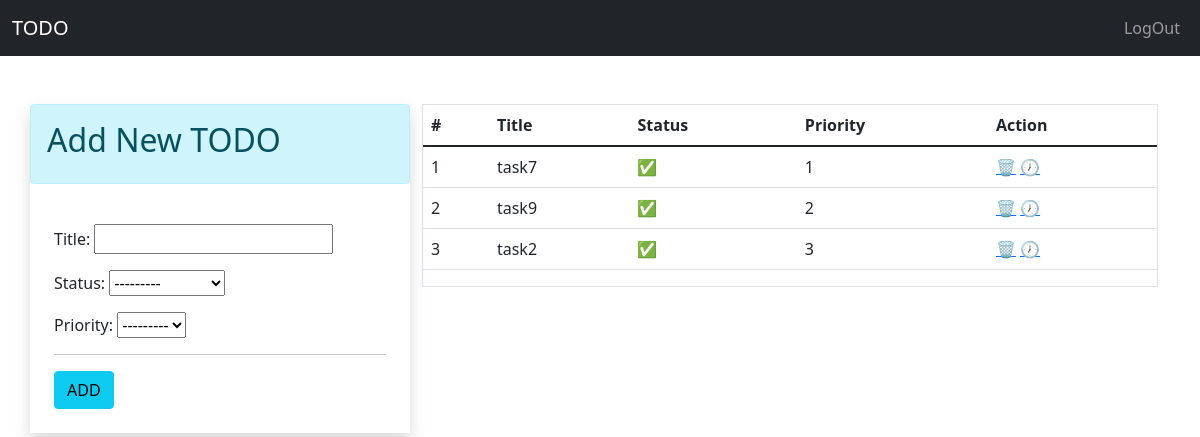
The app's page / (signed in), older data.
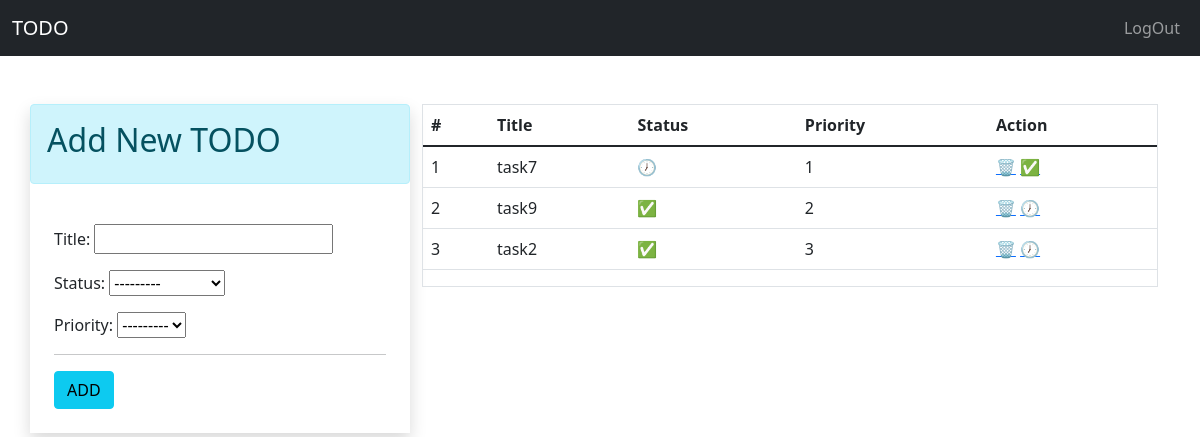
The same page, newer data.
### app/models.py (models this page shows)
class TODO(models.Model):
    status_choices=[
        ('C','COMPLETED'),
        ('P','PENDING'),
    ]
    priority_choices=[
        ('1','1️⃣'),
        ('2','2️⃣'),
        ('3','3️⃣'),
        ('4','4️⃣'),
        ('5','5️⃣'),
        ('6','6️⃣'),
        ('7','7️⃣'),
        ('8','8️⃣'),
        ('9','9️⃣'),
        ('10','🔟'),
]
    title=models.CharField(max_length=50)
    status=models.CharField(max_length=30, choices=status_choices)
    user=models.ForeignKey(User, on_delete=models.CASCADE)
    date=models.DateTimeField(auto_now_add=True)
    priority=models.CharField(max_length=2,choices=priority_choices)

### app/views.py (the view)
# urls.py: 2. Add a URL to urlpatterns:  path('', views.home, name='home')
@login_required(login_url='login')
def home(request):
    if request.user.is_authenticated:
        user=request.user
        form=TODOForm()
        todos=TODO.objects.filter(user=user).order_by('priority')
        return render(request,'index.html',context={'form':form, 'todos':todos})

### app/form.py
class TODOForm(ModelForm):
    class Meta:
        model=TODO
        fields=['title','status','priority']

### templates/index.html (shortened to what this page needs)
{% extends 'base.html' %}
{% block content %}
<div>
  <div class="container pt-4">
    <div class="row p-0 mt-4">
      <div class="col-lg-4 mx-auto shadow p-0">
        <div class="alert alert-info">
          <h2>Add New TODO</h2>
        </div>
          <div class=" p-4">
            <form action="/add-todo/" method="post">
              {{form.as_p}}
              <hr>
              <input type="submit" value="ADD" class="btn btn-info">
            </form>
          </div>
      </div>
      <div class="col">
        <div class="border">
          {% if todos|length == 0 %}
            <div class="p-4">
              <br><br>
              <div class='alert alert-info text-center'>
                <p class="" style="font-size: 30px;">No Todos</p>
              </div>
              <br><br>
            </div>
          {% else %}
          <div>
            <table class="table">
              <thead>
                <tr>
                  <th>#</th>
                  <th>Title</th>
                  <th>Status</th>
                  <th>Priority</th>
                  <th>Action</th>
                </tr>
              </thead>
              <tbody>
                {% for todo in todos %}
                <tr>
                  <td>{{forloop.counter}}</td>
                  <td>{{todo.title}}</td>
                  <td>
                    {% if todo.status == 'C' %}
                      ✅
                    {% else %}
                      🕖
                    {% endif %}
                  </td>
                  <td>{{todo.priority}}</td>
                  <td>
                    <a href="/delete-todo/{{todo.id}}" title="Delete" class="">🗑️</a>
                    {% if todo.status == 'P' %}
                    <a href="/change-status/{{todo.id}}/C" title="Mark Completed" class="">✅</a>
                    {% else %}
                    <a href="/change-status/{{todo.id}}/P" title="Mark Pending" class="">🕖</a>
                    {% endif %}
                  </td>
                </tr>
                {% endfor %}
              </tbody>
            </table>
          </div>
          {% endif %}
        </div>
      </div>
    </div>
  </div>
</div>
{% endblock %}

### templates/base.html (shortened to what this page needs)
<!doctype html>
<html lang="en">
  <head>
    <link href="https://cdn.jsdelivr.net/npm/bootstrap@5.1.3/dist/css/bootstrap.min.css" rel="stylesheet">
  </head>
  <body>
<nav class="navbar navbar-expand-lg navbar-dark bg-dark">
    <div class="container-fluid">
      <a class="navbar-brand" href="/">TODO</a>
      <div class="collapse navbar-collapse" id="navbarNav">
        <ul class="navbar-nav ms-auto">
          {% if request.user.is_authenticated %}
          <li class="nav-item">
            <a class="nav-link" href="/logout">LogOut</a>
          </li>
          {% endif %}
        </ul>
      </div>
    </div>
  </nav>
<div>
    {% block content %}
    {% endblock %}
</div>
  </body>
</html>

Row changes from the older to the newer data that the page shows:
changed TODO "task7": status "C" → "P" (drawn)
